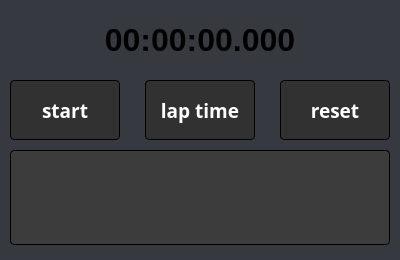
<?xml version="1.0" encoding="UTF-8"?>
<ui version="4.0">
 <class>MainWindow</class>
 <widget class="QMainWindow" name="MainWindow">
  <property name="geometry">
   <rect>
    <x>0</x>
    <y>0</y>
    <width>400</width>
    <height>260</height>
   </rect>
  </property>
  <property name="minimumSize">
   <size>
    <width>400</width>
    <height>260</height>
   </size>
  </property>
  <property name="maximumSize">
   <size>
    <width>400</width>
    <height>260</height>
   </size>
  </property>
  <property name="windowTitle">
   <string>Stopwatch</string>
  </property>
  <property name="styleSheet">
   <string notr="true">QMainWindow{
	background-color: rgb(54, 57, 63)
}</string>
  </property>
  <widget class="QWidget" name="centralwidget">
   <widget class="QLabel" name="label">
    <property name="geometry">
     <rect>
      <x>10</x>
      <y>10</y>
      <width>380</width>
      <height>60</height>
     </rect>
    </property>
    <property name="font">
     <font>
      <pointsize>24</pointsize>
      <weight>75</weight>
      <bold>true</bold>
     </font>
    </property>
    <property name="text">
     <string>00:00:00.000</string>
    </property>
    <property name="alignment">
     <set>Qt::AlignCenter</set>
    </property>
   </widget>
   <widget class="QPushButton" name="startButton">
    <property name="geometry">
     <rect>
      <x>10</x>
      <y>80</y>
      <width>110</width>
      <height>60</height>
     </rect>
    </property>
    <property name="font">
     <font>
      <family>MS PGothic</family>
      <pointsize>14</pointsize>
      <weight>75</weight>
      <bold>true</bold>
     </font>
    </property>
    <property name="styleSheet">
     <string notr="true">QPushButton{
	background-color: rgb(49, 49, 49);
	color: rgb(255, 255, 255);
	border-top-right-radius: 4px;
	border-top-left-radius: 4px;
	border-bottom-left-radius: 4px;
	border-bottom-right-radius: 4px;
	border: 1px solid black;
}
:hover{
	background-color:rgb(54, 54, 54);
}

:pressed{
	background-color:rgb(59, 59, 59);
	border-left: 3px solid black;
	border-top: 3px solid black;
}</string>
    </property>
    <property name="text">
     <string>start</string>
    </property>
   </widget>
   <widget class="QPushButton" name="lapTimeButton">
    <property name="geometry">
     <rect>
      <x>145</x>
      <y>80</y>
      <width>110</width>
      <height>60</height>
     </rect>
    </property>
    <property name="font">
     <font>
      <family>MS PGothic</family>
      <pointsize>14</pointsize>
      <weight>75</weight>
      <bold>true</bold>
     </font>
    </property>
    <property name="styleSheet">
     <string notr="true">QPushButton{
	background-color: rgb(49, 49, 49);
	color: rgb(255, 255, 255);
	border-top-right-radius: 4px;
	border-top-left-radius: 4px;
	border-bottom-left-radius: 4px;
	border-bottom-right-radius: 4px;
	border: 1px solid black;
}
:hover{
	background-color:rgb(54, 54, 54);
}

:pressed{
	background-color:rgb(59, 59, 59);
	border-left: 3px solid black;
	border-top: 3px solid black;
}</string>
    </property>
    <property name="text">
     <string>lap time</string>
    </property>
   </widget>
   <widget class="QPushButton" name="resetButton">
    <property name="geometry">
     <rect>
      <x>280</x>
      <y>80</y>
      <width>110</width>
      <height>60</height>
     </rect>
    </property>
    <property name="font">
     <font>
      <family>MS Gothic</family>
      <pointsize>14</pointsize>
      <weight>75</weight>
      <bold>true</bold>
     </font>
    </property>
    <property name="styleSheet">
     <string notr="true">QPushButton{
	background-color: rgb(49, 49, 49);
	color: rgb(255, 255, 255);
	border-top-right-radius: 4px;
	border-top-left-radius: 4px;
	border-bottom-left-radius: 4px;
	border-bottom-right-radius: 4px;
	border: 1px solid black;
}
:hover{
	background-color:rgb(54, 54, 54);
}

:pressed{
	background-color:rgb(59, 59, 59);
	border-left: 3px solid black;
	border-top: 3px solid black;
}</string>
    </property>
    <property name="text">
     <string>reset</string>
    </property>
   </widget>
   <widget class="QTextEdit" name="textEdit">
    <property name="geometry">
     <rect>
      <x>10</x>
      <y>150</y>
      <width>380</width>
      <height>95</height>
     </rect>
    </property>
    <property name="font">
     <font>
      <pointsize>12</pointsize>
     </font>
    </property>
    <property name="layoutDirection">
     <enum>Qt::LeftToRight</enum>
    </property>
    <property name="styleSheet">
     <string notr="true">QTextEdit{
	background-color: rgb(60, 60, 60);
	color: rgb(255, 255, 255);
	border: 1px solid black;
	border-top-right-radius: 4px;
	border-top-left-radius: 4px;
	border-bottom-left-radius: 4px;
	border-bottom-right-radius: 4px;
}</string>
    </property>
    <property name="readOnly">
     <bool>true</bool>
    </property>
    <property name="html">
     <string>&lt;!DOCTYPE HTML PUBLIC &quot;-//W3C//DTD HTML 4.0//EN&quot; &quot;http://www.w3.org/TR/REC-html40/strict.dtd&quot;&gt;
&lt;html&gt;&lt;head&gt;&lt;meta name=&quot;qrichtext&quot; content=&quot;1&quot; /&gt;&lt;style type=&quot;text/css&quot;&gt;
p, li { white-space: pre-wrap; }
&lt;/style&gt;&lt;/head&gt;&lt;body style=&quot; font-family:'MS Shell Dlg 2'; font-size:12pt; font-weight:400; font-style:normal;&quot;&gt;
&lt;p align=&quot;center&quot; style=&quot;-qt-paragraph-type:empty; margin-top:0px; margin-bottom:0px; margin-left:0px; margin-right:0px; -qt-block-indent:0; text-indent:0px;&quot;&gt;&lt;br /&gt;&lt;/p&gt;&lt;/body&gt;&lt;/html&gt;</string>
    </property>
   </widget>
  </widget>
  <widget class="QMenuBar" name="menubar">
   <property name="geometry">
    <rect>
     <x>0</x>
     <y>0</y>
     <width>400</width>
     <height>21</height>
    </rect>
   </property>
  </widget>
 </widget>
 <resources/>
 <connections/>
</ui>
